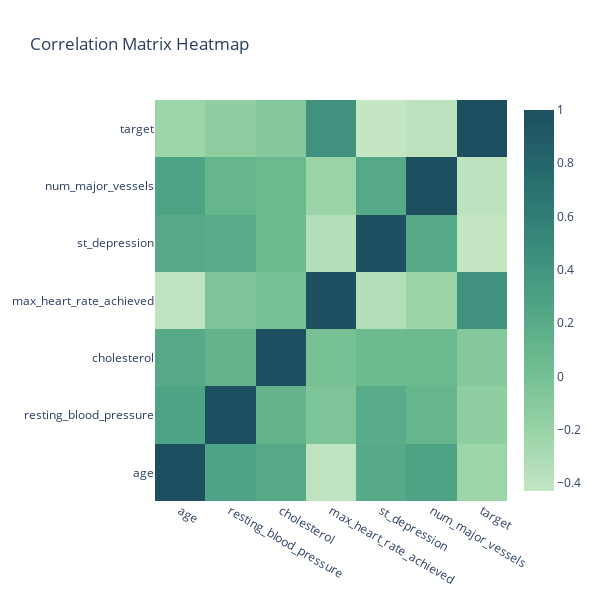

Notebook code for this chart:
### Markdown cell above
Let's try to see how our features are correlated with each other as well as the target variable.

### Code cell
fig = go.Figure(data=go.Heatmap(z=df.corr(), 
                                x=df.corr().columns, 
                                y=df.corr().columns, 
                                colorscale=px.colors.sequential.Blugrn, 
                                text=df.corr().values, 
                                
                                ))
fig.update_layout(height=600, 
                  width=600, 
                  title="Correlation Matrix Heatmap")
fig.show()

### Figure 1 — Plotly figure (JSON) as saved in the notebook; plotly's stock layout.template omitted (floating-point values rounded to 4 significant figures)
{"data": [{"colorscale": [[0, "rgb(196, 230, 195)"], [0.1667, "rgb(150, 210, 164)"], [0.3333, "rgb(109, 188, 144)"], [0.5, "rgb(77, 162, 132)"], [0.6667, "rgb(54, 135, 122)"], [0.8333, "rgb(38, 107, 110)"], [1, "rgb(29, 79, 96)"]], "text": [[1, 0.2794, 0.2137, -0.3985, 0.21, 0.2763, -0.2254], [0.2794, 1, 0.1232, -0.0467, 0.1932, 0.1014, -0.1449], [0.2137, 0.1232, 1, -0.00994, 0.05395, 0.07051, -0.08524], [-0.3985, -0.0467, -0.00994, 1, -0.3442, -0.2132, 0.4217], [0.21, 0.1932, 0.05395, -0.3442, 1, 0.2227, -0.4307], [0.2763, 0.1014, 0.07051, -0.2132, 0.2227, 1, -0.3917], [-0.2254, -0.1449, -0.08524, 0.4217, -0.4307, -0.3917, 1]], "type": "heatmap", "x": ["age", "resting_blood_pressure", "cholesterol", "max_heart_rate_achieved", "st_depression", "num_major_vessels", "target"], "y": ["age", "resting_blood_pressure", "cholesterol", "max_heart_rate_achieved", "st_depression", "num_major_vessels", "target"], "z": [[1, 0.2794, 0.2137, -0.3985, 0.21, 0.2763, -0.2254], [0.2794, 1, 0.1232, -0.0467, 0.1932, 0.1014, -0.1449], [0.2137, 0.1232, 1, -0.00994, 0.05395, 0.07051, -0.08524], [-0.3985, -0.0467, -0.00994, 1, -0.3442, -0.2132, 0.4217], [0.21, 0.1932, 0.05395, -0.3442, 1, 0.2227, -0.4307], [0.2763, 0.1014, 0.07051, -0.2132, 0.2227, 1, -0.3917], [-0.2254, -0.1449, -0.08524, 0.4217, -0.4307, -0.3917, 1]]}], "layout": {"height": 600, "title": {"text": "Correlation Matrix Heatmap"}, "width": 600}}
